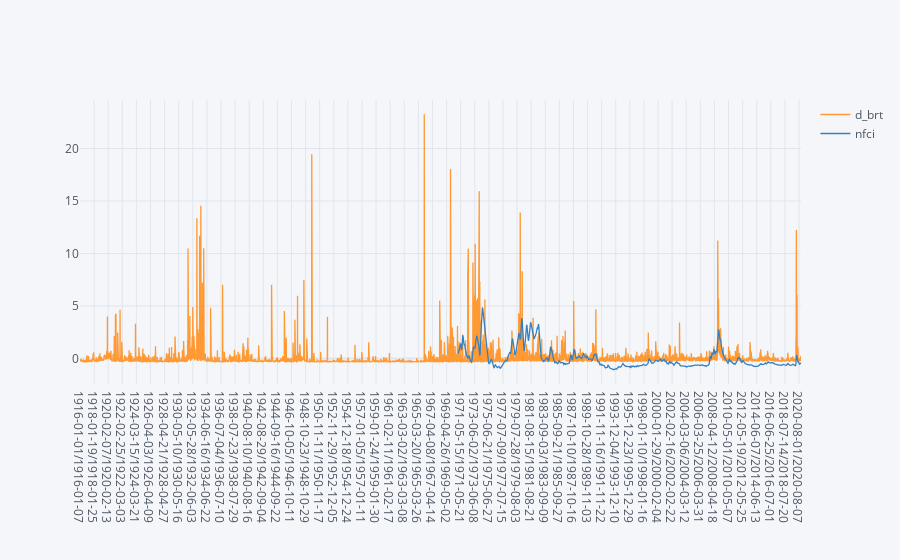

Write notebook code for a chart like this one.
### Code cell
uncr.iplot()

### Figure 1 — Plotly figure (JSON) as saved in the notebook; plotly's stock layout.template omitted (floating-point values rounded to 4 significant figures; data arrays with more than 128 entries replaced by an {"elided": "..."} marker saying what was removed)
{"data": [{"line": {"color": "rgba(255, 153, 51, 1.0)", "dash": "solid", "shape": "linear", "width": 1.3}, "mode": "lines", "name": "d_brt", "text": "", "type": "scatter", "x": {"elided": "5473 str values"}, "y": {"elided": "5473 float values"}}, {"line": {"color": "rgba(55, 128, 191, 1.0)", "dash": "solid", "shape": "linear", "width": 1.3}, "mode": "lines", "name": "nfci", "text": "", "type": "scatter", "x": {"elided": "5473 str values"}, "y": {"elided": "5473 mixed values"}}], "layout": {"legend": {"bgcolor": "#F5F6F9", "font": {"color": "#4D5663"}}, "paper_bgcolor": "#F5F6F9", "plot_bgcolor": "#F5F6F9", "title": {"font": {"color": "#4D5663"}}, "xaxis": {"gridcolor": "#E1E5ED", "showgrid": true, "tickfont": {"color": "#4D5663"}, "title": {"font": {"color": "#4D5663"}, "text": ""}, "zerolinecolor": "#E1E5ED"}, "yaxis": {"gridcolor": "#E1E5ED", "showgrid": true, "tickfont": {"color": "#4D5663"}, "title": {"font": {"color": "#4D5663"}, "text": ""}, "zerolinecolor": "#E1E5ED"}}}
